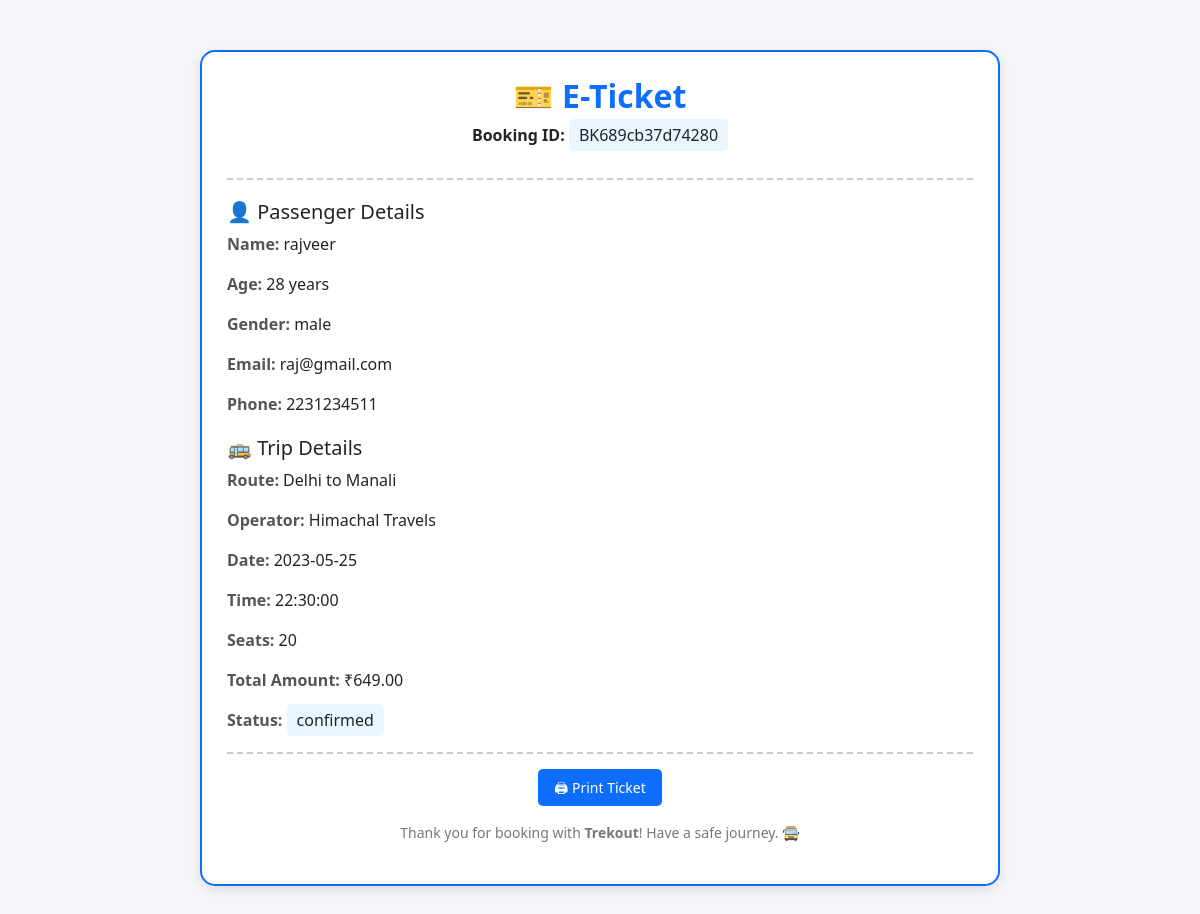
Screenshot of /hello/eticket.php?booking_id=BK689cb37d74280 (signed in) with the database file from the repository.
### tables this page shows
CREATE TABLE `booking` (
  `id` int(11) NOT NULL,
  `user_id` int(11) NOT NULL,
  `student_id` varchar(50) NOT NULL,
  `passenger_name` varchar(100) NOT NULL,
  `passenger_age` int(3) DEFAULT NULL,
  `passenger_gender` enum('male','female','other') DEFAULT NULL,
  `passenger_email` varchar(150) NOT NULL,
  `passenger_phone` varchar(20) NOT NULL,
  `booking_id` varchar(30) NOT NULL,
  `route_name` varchar(100) NOT NULL,
  `operator` varchar(100) NOT NULL,
  `departure_date` date NOT NULL,
  `departure_time` time NOT NULL,
  `seats` varchar(50) NOT NULL,
  `total_amount` decimal(10,2) NOT NULL,
  `status` enum('confirmed','cancelled','completed') DEFAULT 'confirmed',
  `created_at` timestamp NOT NULL DEFAULT current_timestamp()
);

### hello/eticket.php (the view, shortened to what this page needs)
<?php
include 'db.php';
if (isset($_GET['booking_id'])) {
    $bookingId = $_GET['booking_id'];
} elseif (isset($_SESSION['booking_id'])) {
    $bookingId = $_SESSION['booking_id'];
}
    ?>
    <?php
$sql = "SELECT * FROM booking WHERE booking_id = ? AND user_id = ? LIMIT 1";
$stmt = mysqli_prepare($conn, $sql);
mysqli_stmt_bind_param($stmt, "si", $bookingId, $_SESSION['id']);
mysqli_stmt_execute($stmt);
$result = mysqli_stmt_get_result($stmt);
    ?>
    <?php
$bookingDetails = mysqli_fetch_assoc($result);
?>
<!DOCTYPE html>
<html>
<head>
    <link rel="stylesheet" href="https://cdn.jsdelivr.net/npm/bootstrap@5.3.0/dist/css/bootstrap.min.css">
</head>
<body>
<div class="ticket-card">
    <div class="ticket-header text-center">
        <h2>🎫 E-Ticket</h2>
        <p><strong>Booking ID:</strong> <span class="highlight"><?= htmlspecialchars($bookingDetails['booking_id']) ?></span></p>
    </div>
    <div class="ticket-section">
        <h5>👤 Passenger Details</h5>
        <p><span class="ticket-label">Name:</span> <?= htmlspecialchars($bookingDetails['passenger_name']) ?></p>
        <p><span class="ticket-label">Age:</span> <?= htmlspecialchars($bookingDetails['passenger_age']) ?> years</p>
        <p><span class="ticket-label">Gender:</span> <?= htmlspecialchars($bookingDetails['passenger_gender']) ?></p>
        <p><span class="ticket-label">Email:</span> <?= htmlspecialchars($bookingDetails['passenger_email']) ?></p>
        <p><span class="ticket-label">Phone:</span> <?= htmlspecialchars($bookingDetails['passenger_phone']) ?></p>
    </div>
    <div class="ticket-section">
        <h5>🚌 Trip Details</h5>
        <p><span class="ticket-label">Route:</span> <?= htmlspecialchars($bookingDetails['route_name']) ?></p>
        <p><span class="ticket-label">Operator:</span> <?= htmlspecialchars($bookingDetails['operator']) ?></p>
        <p><span class="ticket-label">Date:</span> <?= htmlspecialchars($bookingDetails['departure_date']) ?></p>
        <p><span class="ticket-label">Time:</span> <?= htmlspecialchars($bookingDetails['departure_time']) ?></p>
        <p><span class="ticket-label">Seats:</span> <?= htmlspecialchars($bookingDetails['seats']) ?></p>
        <p><span class="ticket-label">Total Amount:</span> ₹<?= htmlspecialchars($bookingDetails['total_amount']) ?></p>
        <p><span class="ticket-label">Status:</span> <span class="highlight"><?= htmlspecialchars($bookingDetails['status']) ?></span></p>
    </div>
    <div class="ticket-footer">
        <button onclick="window.print()" class="btn-print">🖨 Print Ticket</button>
        <p class="mt-3">Thank you for booking with <strong>Trekout</strong>! Have a safe journey. 🚍</p>
    </div>
</div>
</body>
</html>

### hello/eticket.php (style rules this page uses)
body { background-color: #f4f6f9; font-family: 'Segoe UI', Tahoma, Geneva, Verdana, sans-serif; }
.ticket-card { max-width: 800px; margin: 50px auto; padding: 25px; border: 2px solid #0d6efd; border-radius: 15px; background-color: white; box-shadow: 0px 4px 12px rgba(0,0,0,0.1); }
.ticket-header { border-bottom: 2px dashed #ccc; padding-bottom: 15px; margin-bottom: 20px; }
.ticket-header h2 { color: #0d6efd; font-weight: bold; }
.ticket-section { margin-bottom: 20px; }
.ticket-label { font-weight: bold; color: #555; }
.highlight { background-color: #e9f5ff; padding: 5px 10px; border-radius: 5px; }
.ticket-footer { border-top: 2px dashed #ccc; padding-top: 15px; text-align: center; font-size: 14px; color: #777; }
.btn-print { background-color: #0d6efd; color: white; border: none; padding: 8px 16px; border-radius: 5px; }

### rows the page displays
booking: booking "BK689cb37d74280", passenger_name "rajveer", passenger_age "28", passenger_gender "male", passenger_email "raj@gmail.com", passenger_phone "2231234511", route_name "Delhi to Manali", operator "Himachal Travels", departure_date "2023-05-25", departure_time "22:30:00", seats "20", total_amount "649.00", status "confirmed"
